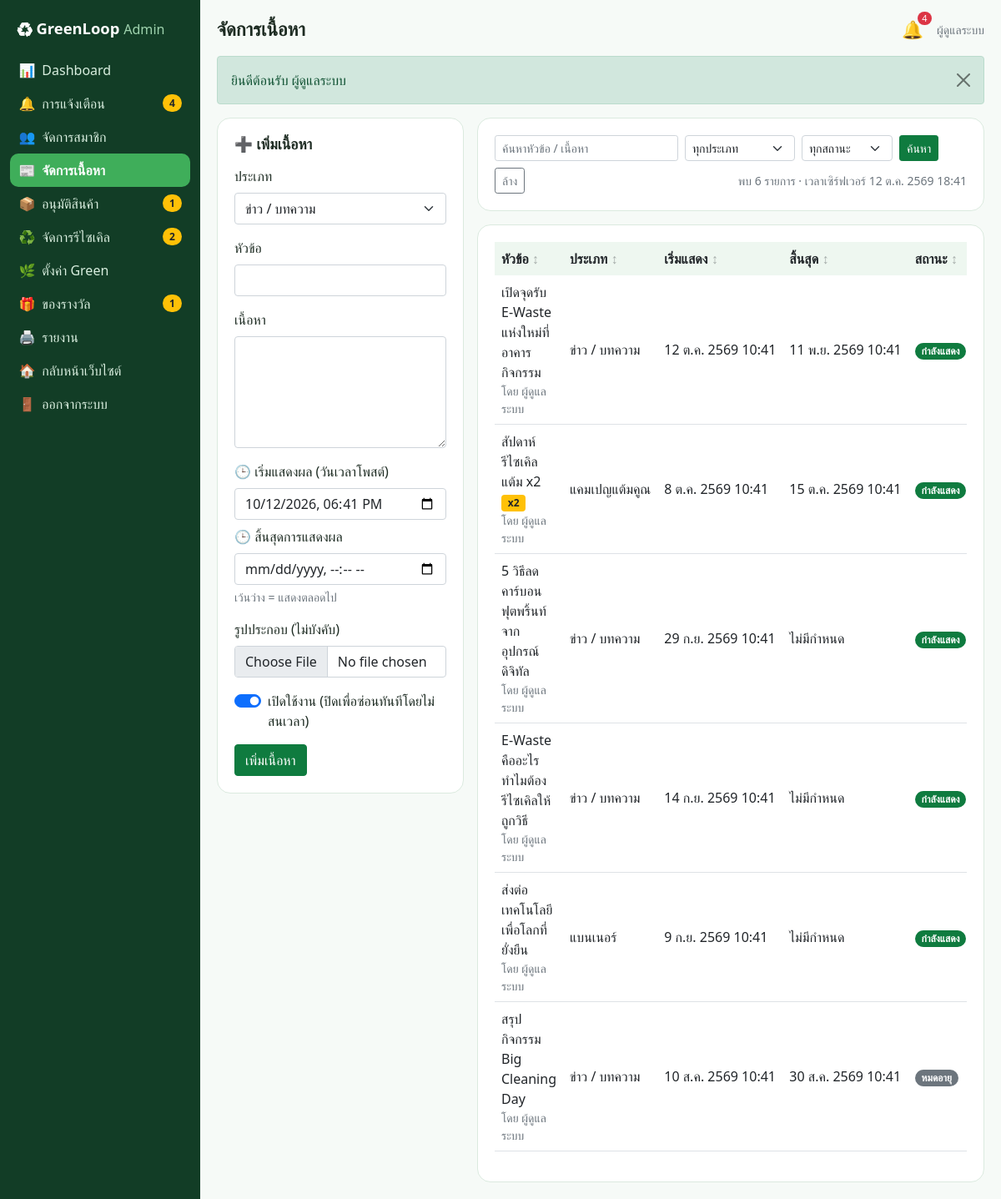
/admin/contents.php (signed in), run on the app's committed database.
### tables this page shows
CREATE TABLE users (
    id INT UNSIGNED AUTO_INCREMENT PRIMARY KEY,
    name VARCHAR(100) NOT NULL,
    email VARCHAR(120) NOT NULL,
    phone VARCHAR(10) NOT NULL DEFAULT '',
    address VARCHAR(255) NOT NULL DEFAULT '',
    avatar VARCHAR(150) NULL,
    password_hash VARCHAR(255) NOT NULL,
    secret_question VARCHAR(150) NOT NULL,
    secret_answer_hash VARCHAR(255) NOT NULL,
    role ENUM('user','admin') NOT NULL DEFAULT 'user',
    status ENUM('active','suspended') NOT NULL DEFAULT 'active',
    green_points INT UNSIGNED NOT NULL DEFAULT 0,
    created_at DATETIME NOT NULL DEFAULT CURRENT_TIMESTAMP,
    UNIQUE KEY uq_users_email (email)
);

CREATE TABLE contents (
    id INT UNSIGNED AUTO_INCREMENT PRIMARY KEY,
    type ENUM('news','banner','campaign') NOT NULL DEFAULT 'news',
    title VARCHAR(150) NOT NULL,
    body TEXT NOT NULL,
    image VARCHAR(150) NULL,
    point_multiplier DECIMAL(3,1) NOT NULL DEFAULT 1.0 COMMENT 'ใช้กับแคมเปญ: ตัวคูณ Green Point',
    publish_at DATETIME NOT NULL COMMENT 'เริ่มแสดงผล',
    expire_at DATETIME NULL COMMENT 'สิ้นสุดการแสดงผล (NULL = ไม่มีกำหนด)',
    is_active TINYINT(1) NOT NULL DEFAULT 1,
    created_by INT UNSIGNED NOT NULL,
    created_at DATETIME NOT NULL DEFAULT CURRENT_TIMESTAMP,
    KEY idx_contents_window (publish_at, expire_at),
    CONSTRAINT fk_contents_user FOREIGN KEY (created_by) REFERENCES users (id) ON DELETE CASCADE
);

### admin/contents.php (the view, shortened to what this page needs)
<?php
require __DIR__ . '/../includes/init.php';
$admin = require_admin();
$edit = (int) get('edit') > 0 ? row('SELECT * FROM contents WHERE id = ?', [(int) get('edit')]) : null;
$errors = [];
$where = ['1 = 1'];
$args = [];
$all = rows('SELECT c.*, u.name AS author FROM contents c JOIN users u ON u.id = c.created_by WHERE ' . implode(' AND ', $where) . ' ORDER BY c.publish_at DESC', $args);
$statusFilter = in_array(get('status'), ['scheduled', 'live', 'expired', 'off'], true) ? get('status') : '';
$list = $statusFilter ? array_filter($all, function ($c) use ($statusFilter) { return content_status($c) === $statusFilter; }) : $all;
$dt = function ($v) { return $v ? date('Y-m-d\TH:i', strtotime($v)) : ''; };
if ($errors) {
    $f = ['type' => post('type'), 'title' => post('title'), 'body' => post('body'), 'point_multiplier' => post('point_multiplier'), 'publish_at' => post('publish_at'), 'expire_at' => post('expire_at'), 'is_active' => post('is_active') === '1'];
} elseif ($edit) {
    $f = ['publish_at' => $dt($edit['publish_at']), 'expire_at' => $dt($edit['expire_at'])] + $edit;
} else {
    $f = ['type' => 'news', 'title' => '', 'body' => '', 'point_multiplier' => 2, 'publish_at' => date('Y-m-d\TH:i'), 'expire_at' => '', 'is_active' => 1];
}
$title = 'จัดการเนื้อหา';
require __DIR__ . '/../includes/admin_header.php';
?>
<div class="row g-3">
  <div class="col-xl-4">
    <form class="panel needs-validation" method="post" enctype="multipart/form-data" novalidate>
      <h2><?= $edit ? '✏️ แก้ไขเนื้อหา' : '➕ เพิ่มเนื้อหา' ?></h2>
      <div class="mb-3"><label class="form-label" for="type">ประเภท</label>
        <select id="type" name="type" class="form-select" required onchange="document.getElementById('mult-row').classList.toggle('d-none', this.value !== 'campaign')">
          <?php foreach (CONTENT_TYPES as $k => $v): ?><option value="<?= $k ?>" <?= $f['type'] === $k ? 'selected' : '' ?>><?= e($v) ?></option><?php endforeach; ?></select></div>
      <div class="mb-3"><label class="form-label" for="title">หัวข้อ</label>
        <input id="title" name="title" class="form-control<?= invalid($errors, 'title') ?>" value="<?= e($f['title']) ?>" required minlength="3" maxlength="150">
        <?= feedback($errors, 'title', 'หัวข้อต้องยาว 3-150 ตัวอักษร') ?></div>
      <div class="mb-3"><label class="form-label" for="body">เนื้อหา</label>
        <textarea id="body" name="body" class="form-control<?= invalid($errors, 'body') ?>" rows="5" required minlength="5"><?= e($f['body']) ?></textarea>
        <?= feedback($errors, 'body', 'กรุณากรอกเนื้อหา') ?></div>
      <div class="row g-2 mb-3">
        <div class="col-sm-6 col-xl-12"><label class="form-label" for="publish_at">🕒 เริ่มแสดงผล (วันเวลาโพสต์)</label>
          <input id="publish_at" name="publish_at" type="datetime-local" class="form-control<?= invalid($errors, 'publish_at') ?>" value="<?= e($f['publish_at']) ?>" required>
          <?= feedback($errors, 'publish_at', 'กรุณาระบุวันเวลาเริ่มแสดงผล') ?></div>
        <div class="col-sm-6 col-xl-12"><label class="form-label" for="expire_at">🕒 สิ้นสุดการแสดงผล</label>
          <input id="expire_at" name="expire_at" type="datetime-local" class="form-control<?= invalid($errors, 'expire_at') ?>" value="<?= e($f['expire_at']) ?>">
          <div class="form-text">เว้นว่าง = แสดงตลอดไป</div></div>
      </div>
      <div class="mb-3"><label class="form-label" for="image">รูปประกอบ (ไม่บังคับ)</label><input id="image" name="image" type="file" class="form-control" accept="image/*"></div>
      <div class="form-check form-switch mb-3"><input class="form-check-input" type="checkbox" name="is_active" value="1" id="is_active" <?= $f['is_active'] ? 'checked' : '' ?>><label class="form-check-label" for="is_active">เปิดใช้งาน (ปิดเพื่อซ่อนทันทีโดยไม่สนเวลา)</label></div>
      <button class="btn btn-success"><?= $edit ? 'บันทึกการแก้ไข' : 'เพิ่มเนื้อหา' ?></button>
    </form>
  </div>
  <div class="col-xl-8">
    <form class="panel mb-3" method="get">
      <div class="d-flex gap-2 flex-wrap">
        <input type="search" name="q" class="form-control form-control-sm" style="width:220px" value="<?= e(get('q')) ?>" placeholder="ค้นหาหัวข้อ / เนื้อหา" aria-label="ค้นหาเนื้อหา">
        <select name="type" class="form-select form-select-sm" style="width:auto" aria-label="ประเภท"><option value="">ทุกประเภท</option>
          <?php foreach (CONTENT_TYPES as $k => $v): ?><option value="<?= $k ?>" <?= get('type') === $k ? 'selected' : '' ?>><?= e($v) ?></option><?php endforeach; ?></select>
        <select name="status" class="form-select form-select-sm" style="width:auto" aria-label="สถานะ"><option value="">ทุกสถานะ</option>
          <?php foreach (['scheduled', 'live', 'expired', 'off'] as $k): ?><option value="<?= $k ?>" <?= $statusFilter === $k ? 'selected' : '' ?>><?= e(STATUS_LABELS[$k][0]) ?></option><?php endforeach; ?></select>
        <button class="btn btn-success btn-sm">ค้นหา</button><a class="btn btn-outline-secondary btn-sm" href="<?= e(url('admin/contents.php')) ?>">ล้าง</a>
        <span class="small text-muted ms-auto align-self-center">พบ <?= count($list) ?> รายการ · เวลาเซิร์ฟเวอร์ <?= thai_date(date('Y-m-d H:i:s')) ?></span>
      </div>
    </form>
    <div class="panel">
      <?php if (!$list): ?><div class="empty">ไม่พบเนื้อหาตามเงื่อนไข</div><?php else: ?>
      <div class="table-responsive"><table class="table">
        <thead><tr><th data-sort>หัวข้อ</th><th data-sort>ประเภท</th><th data-sort>เริ่มแสดง</th><th data-sort>สิ้นสุด</th><th data-sort>สถานะ</th><th></th></tr></thead>
        <tbody><?php foreach ($list as $c): ?>
          <tr><td><?= e($c['title']) ?><?= $c['type'] === 'campaign' ? ' <span class="badge bg-warning text-dark">x' . num($c['point_multiplier'], 1) . '</span>' : '' ?><div class="small text-muted">โดย <?= e($c['author']) ?></div></td>
            <td class="text-nowrap"><?= e(CONTENT_TYPES[$c['type']]) ?></td>
            <td data-value="<?= e($c['publish_at']) ?>" class="text-nowrap"><?= thai_date($c['publish_at']) ?></td>
            <td data-value="<?= e($c['expire_at'] ?: '9999') ?>" class="text-nowrap"><?= $c['expire_at'] ? thai_date($c['expire_at']) : 'ไม่มีกำหนด' ?></td>
            <td><?= badge(content_status($c)) ?></td>
              </tr>
        <?php endforeach; ?></tbody>
      </table></div>
      <?php endif; ?>
    </div>
  </div>
</div>
<?php require __DIR__ . '/../includes/admin_footer.php'; ?>

### includes/admin_header.php (shortened to what this page needs)
<?php
$self = basename($_SERVER['SCRIPT_NAME']);
$unread = (int) val('SELECT COUNT(*) FROM notifications WHERE is_read = 0');
$pending = [
    'products.php' => (int) val("SELECT COUNT(*) FROM products WHERE status = 'pending'"),
    'recycles.php' => (int) val("SELECT COUNT(*) FROM recycle_requests WHERE status IN ('pending', 'accepted')"),
    'rewards.php' => (int) val("SELECT COUNT(*) FROM redemptions WHERE status = 'pending'"),
    'notifications.php' => $unread,
];
$menu = [
    'index.php' => ['📊', 'Dashboard'],
    'notifications.php' => ['🔔', 'การแจ้งเตือน'],
    'users.php' => ['👥', 'จัดการสมาชิก'],
    'contents.php' => ['📰', 'จัดการเนื้อหา'],
    'products.php' => ['📦', 'อนุมัติสินค้า'],
    'recycles.php' => ['♻️', 'จัดการรีไซเคิล'],
    'green.php' => ['🌿', 'ตั้งค่า Green'],
    'rewards.php' => ['🎁', 'ของรางวัล'],
    'reports.php' => ['🖨️', 'รายงาน'],
];
?>
<!doctype html>
<html lang="th">
<head>
<link href="<?= e(url('assets/vendor/bootstrap.min.css')) ?>" rel="stylesheet">
<link href="<?= e(url('assets/css/style.css')) ?>?v=1" rel="stylesheet">
</head>
<body class="admin">
<div class="admin-shell">
  <aside class="admin-side">
    <a class="brand" href="<?= e(url('admin/index.php')) ?>">♻ GreenLoop <small>Admin</small></a>
    <nav>
    <?php foreach ($menu as $file => $m): ?>
      <a class="item <?= $self === $file ? 'active' : '' ?>" href="<?= e(url('admin/' . $file)) ?>"><span><?= $m[0] ?></span> <?= $m[1] ?>
        <?php if (!empty($pending[$file])): ?><span class="badge rounded-pill bg-warning text-dark"><?= $pending[$file] ?></span><?php endif; ?></a>
    <?php endforeach; ?>
      <a class="item" href="<?= e(url('index.php')) ?>"><span>🏠</span> กลับหน้าเว็บไซต์</a>
      <form method="post" action="<?= e(url('logout.php')) ?>"><?= csrf_field() ?><button class="item"><span>🚪</span> ออกจากระบบ</button></form>
    </nav>
  </aside>
  <div class="admin-main">
    <div class="admin-top">
      <h1><?= e(isset($title) ? $title : 'Admin') ?></h1>
      <div class="d-flex align-items-center gap-3">
        <a class="bell" href="<?= e(url('admin/notifications.php')) ?>" title="การแจ้งเตือน">🔔<?php if ($unread): ?><span class="dot"><?= $unread ?></span><?php endif; ?></a>
        <span class="small text-muted"><?= e(user()['name']) ?></span>
      </div>
    </div>
    <?php if (!empty($_SESSION['flash'])): foreach ($_SESSION['flash'] as $flashMsg): ?>
      <div class="alert alert-<?= e($flashMsg[0]) ?> alert-dismissible fade show" role="alert"><?= e($flashMsg[1]) ?><button type="button" class="btn-close" data-bs-dismiss="alert" aria-label="ปิด"></button></div>
    <?php endforeach; unset($_SESSION['flash']); endif; ?>

### includes/init.php (shortened to what this page needs)
<?php
function db()
{
    static $pdo = null;
    if ($pdo === null) {
        $c = require ROOT_PATH . '/config.php';
        try {
            $pdo = new PDO(
                "mysql:host={$c['db_host']};port={$c['db_port']};dbname={$c['db_name']};charset=utf8mb4",
                $c['db_user'],
                $c['db_pass'],
                [
                    PDO::ATTR_ERRMODE => PDO::ERRMODE_EXCEPTION,
                    PDO::ATTR_DEFAULT_FETCH_MODE => PDO::FETCH_ASSOC,
                    PDO::ATTR_EMULATE_PREPARES => false,
                ]
            );
            $pdo->exec("SET time_zone = '+07:00'");
        } catch (PDOException $ex) {
            http_response_code(500);
            exit('<h3>เชื่อมต่อฐานข้อมูลไม่ได้</h3><p>กรุณานำเข้าไฟล์ <code>database.sql</code> และตรวจสอบการตั้งค่าใน <code>config.php</code></p>');
        }
    }
    return $pdo;
}
function q($sql, $params = [])
{
    $st = db()->prepare($sql);
    $st->execute($params);
    return $st;
}
function row($sql, $params = [])
{
    $r = q($sql, $params)->fetch();
    return $r ?: null;
}
function rows($sql, $params = [])
{
    return q($sql, $params)->fetchAll();
}
function val($sql, $params = [])
{
    return q($sql, $params)->fetchColumn();
}
function e($s)
{
    return htmlspecialchars((string) $s, ENT_QUOTES, 'UTF-8');
}
function url($path = '')
{
    return BASE_URL . '/' . ltrim($path, '/');
}
function get($key, $default = '')
{
    return isset($_GET[$key]) && is_string($_GET[$key]) ? trim($_GET[$key]) : $default;
}
function num($n, $dec = 2)
{
    $s = number_format((float) $n, $dec);
    return $dec > 0 ? rtrim(rtrim($s, '0'), '.') : $s;
}
function thai_date($dt, $time = true)
{
    $t = strtotime($dt);
    $m = ['', 'ม.ค.', 'ก.พ.', 'มี.ค.', 'เม.ย.', 'พ.ค.', 'มิ.ย.', 'ก.ค.', 'ส.ค.', 'ก.ย.', 'ต.ค.', 'พ.ย.', 'ธ.ค.'];
    return date('j', $t) . ' ' . $m[(int) date('n', $t)] . ' ' . (date('Y', $t) + 543) . ($time ? ' ' . date('H:i', $t) : '');
}
function badge($status)
{
    $s = isset(STATUS_LABELS[$status]) ? STATUS_LABELS[$status] : [$status, 'secondary'];
    return '<span class="badge rounded-pill bg-' . $s[1] . ($s[1] === 'warning' || $s[1] === 'info' ? ' text-dark' : '') . '">' . e($s[0]) . '</span>';
}
function user()
{
    static $u = false;
    if ($u === false) {
        $u = empty($_SESSION['uid']) ? null : row('SELECT * FROM users WHERE id = ?', [$_SESSION['uid']]);
    }
    return $u;
}
function require_login()
{
    if (!user()) {
        $_SESSION['after_login'] = $_SERVER['REQUEST_URI'];
        flash('กรุณาเข้าสู่ระบบก่อนใช้งาน', 'warning');
        redirect('login.php');
    }
    return user();
}
function require_admin()
{
    $u = require_login();
    return $u;
}
function invalid($errors, $key)
{
    return isset($errors[$key]) ? ' is-invalid' : '';
}
function content_status($c)
{
    $now = time();
    return $c['expire_at'] && strtotime($c['expire_at']) <= $now ? 'expired' : 'live';
}

### assets/css/style.css (style rules this page uses)
:root { --gl-green: #0f7b3f; --gl-green-2: #3fae5a; --gl-soft: #eef7f0; --gl-line: #dbeadf; --gl-ink: #1d2b22; }
body { font-family: "Leelawadee UI", "Sarabun", "TH Sarabun New", Tahoma, "Segoe UI", sans-serif; background: #f6faf7; color: var(--gl-ink); min-height: 100vh; display: flex; flex-direction: column; }
a { color: var(--gl-green); }
.btn-success { background: var(--gl-green); border-color: var(--gl-green); }
.bg-success { background-color: var(--gl-green) !important; }
.panel { background: #fff; border: 1px solid var(--gl-line); border-radius: 16px; padding: 1.25rem; }
.panel + .panel { margin-top: 1rem; }
.panel h2 { font-size: 1.1rem; font-weight: 700; margin-bottom: 1rem; }
.table { vertical-align: middle; }
.table thead th { white-space: nowrap; background: var(--gl-soft); border-bottom: 0; font-weight: 600; }
th[data-sort] { cursor: pointer; user-select: none; }
th[data-sort]::after { content: " ↕"; opacity: .35; }
.admin-shell { display: flex; min-height: 100vh; width: 100%; }
.admin-side { width: 240px; flex-shrink: 0; background: #123d26; color: #d9eedf; padding: 1rem .75rem; }
.admin-side .brand { display: block; color: #fff; font-weight: 700; font-size: 1.15rem; text-decoration: none; padding: .25rem .5rem 1rem; }
.admin-side .brand small { color: #9fd3ae; font-weight: 500; }
.admin-side .item { display: flex; align-items: center; gap: .5rem; width: 100%; color: #d9eedf; text-decoration: none; padding: .5rem .65rem; border-radius: 10px; border: 0; background: none; text-align: left; white-space: nowrap; }
.admin-side .item.active { background: var(--gl-green-2); color: #fff; font-weight: 600; }
.admin-side .item .badge { margin-left: auto; }
.admin-main { flex: 1; min-width: 0; padding: 1.25rem; }
.admin-top { display: flex; justify-content: space-between; align-items: center; margin-bottom: 1rem; gap: 1rem; }
.admin-top h1 { font-size: 1.4rem; font-weight: 700; margin: 0; }
.bell { position: relative; font-size: 1.3rem; text-decoration: none; }
.bell .dot { position: absolute; top: -6px; right: -10px; background: #dc3545; color: #fff; font-size: .68rem; border-radius: 999px; padding: 0 .35rem; }

### data on the page
users: name "ผู้ดูแลระบบ"
contents: type "ข่าว / บทความ", is_active "☑", title "E-Waste คืออะไร ทำไมต้องรีไซเคิลให้ถูกวิธี", created_by.name "ผู้ดูแลระบบ", publish_at "14 ก.ย. 2569 10:41", $c['expire_at'] ?: '9999' 9999 (drawn), shows "ไม่มีกำหนด", s "กำลังแสดง"
contents: title "เปิดจุดรับ E-Waste แห่งใหม่ที่อาคารกิจกรรม", created_by.name "ผู้ดูแลระบบ", type "ข่าว / บทความ", publish_at "12 ต.ค. 2569 10:41", expire_at "11 พ.ย. 2569 10:41", s "กำลังแสดง"
contents: title "สัปดาห์รีไซเคิล แต้ม x2", point_multiplier "2", created_by.name "ผู้ดูแลระบบ", type "แคมเปญแต้มคูณ", publish_at "8 ต.ค. 2569 10:41", expire_at "15 ต.ค. 2569 10:41", s "กำลังแสดง"
contents: title "5 วิธีลดคาร์บอนฟุตพริ้นท์จากอุปกรณ์ดิจิทัล", created_by.name "ผู้ดูแลระบบ", type "ข่าว / บทความ", publish_at "29 ก.ย. 2569 10:41", $c['expire_at'] ?: '9999' 9999 (drawn), shows "ไม่มีกำหนด", s "กำลังแสดง"
contents: title "ส่งต่อเทคโนโลยี เพื่อโลกที่ยั่งยืน", created_by.name "ผู้ดูแลระบบ", type "แบนเนอร์", publish_at "9 ก.ย. 2569 10:41", $c['expire_at'] ?: '9999' 9999 (drawn), shows "ไม่มีกำหนด", s "กำลังแสดง"
contents: title "สรุปกิจกรรม Big Cleaning Day", created_by.name "ผู้ดูแลระบบ", type "ข่าว / บทความ", publish_at "10 ส.ค. 2569 10:41", expire_at "30 ส.ค. 2569 10:41", s "หมดอายุ"

### other printed values
$m[0] "📊"
$m[1] "Dashboard"
$m[0] "🔔"
$m[1] "การแจ้งเตือน"
$pending[$file] "4"
$m[0] "👥"
$m[1] "จัดการสมาชิก"
$m[0] "📰"
$m[1] "จัดการเนื้อหา"
$m[0] "📦"
$m[1] "อนุมัติสินค้า"
$pending[$file] "1"
$m[0] "♻️"
$m[1] "จัดการรีไซเคิล"
$pending[$file] "2"
